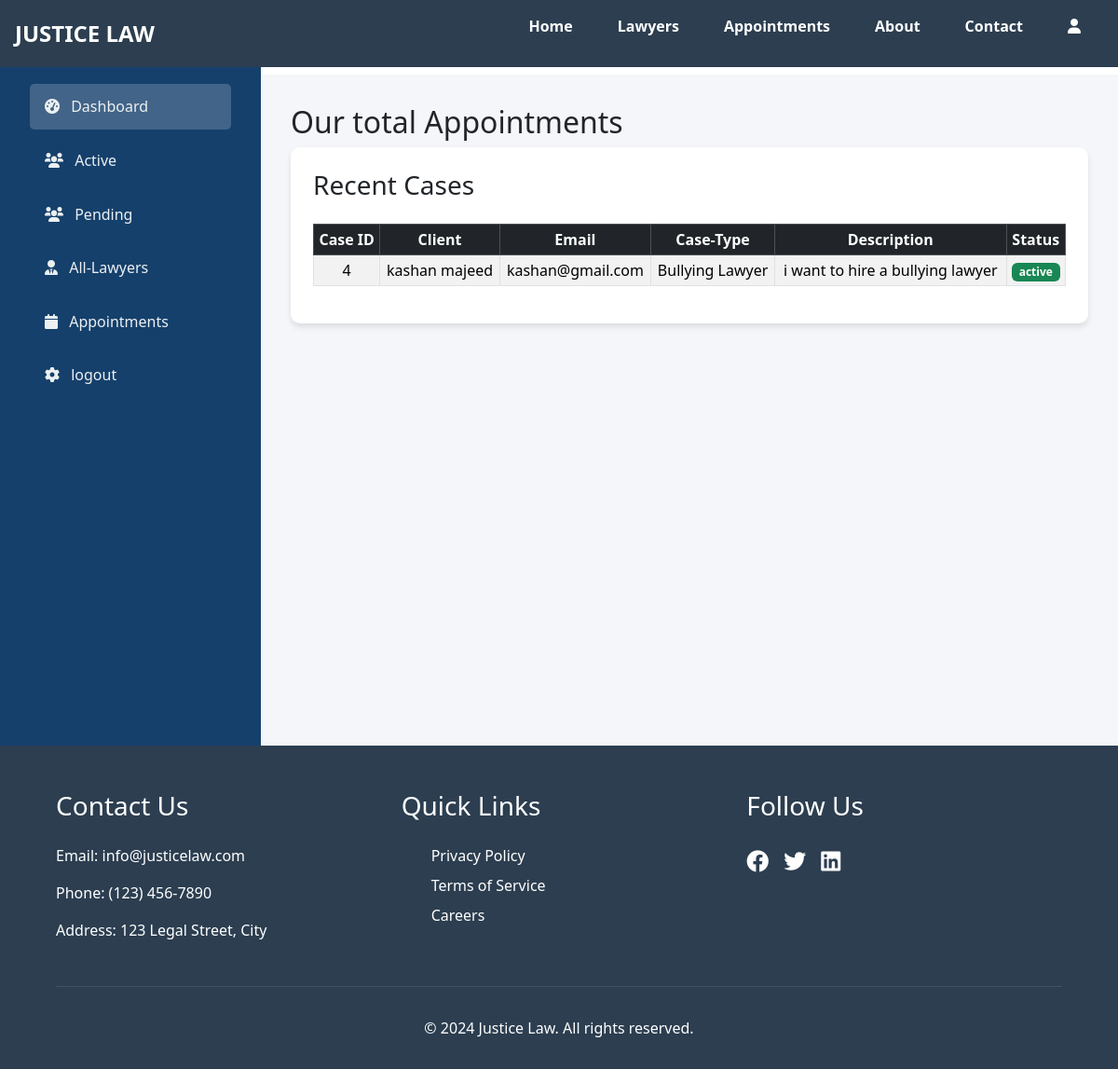
The page /admin-active.php (signed in) on the database its author committed.
### tables this page shows
CREATE TABLE `appointments` (
  `id` int(11) NOT NULL,
  `client_id` int(11) NOT NULL,
  `lawyer_id` int(11) NOT NULL,
  `name` varchar(55) NOT NULL,
  `email` varchar(55) NOT NULL,
  `password` int(11) NOT NULL,
  `lawyer_type` varchar(55) NOT NULL,
  `details` varchar(500) NOT NULL,
  `status` int(11) NOT NULL
);

### admin-active.php (the view, shortened to what this page needs)
<!DOCTYPE html>
<html lang="en">
<head>
    <link href="https://cdn.jsdelivr.net/npm/bootstrap@5.3.2/dist/css/bootstrap.min.css" rel="stylesheet">
    <link href="https://cdnjs.cloudflare.com/ajax/libs/font-awesome/6.0.0/css/all.min.css" rel="stylesheet">
</head>
<body>
    <?php include 'navbar.php' ?>
    <div class="admin-container">
        <div class="admin-sidebar">
            <h3 class="mb-4">VIP Admin</h3>
            <nav>
                <a href="admin-panel.php" class="nav-link active">
                    <i class="fas fa-tachometer-alt me-2"></i>
                    <span>Dashboard</span>
                </a>
                <a href="admin-active.php" class="nav-link">
                    <i class="fas fa-users me-2"></i>
                    <span>Active</span>
                </a>
                <a href="admin-pending.php" class="nav-link">
                    <i class="fas fa-users me-2"></i>
                    <span>Pending</span>
                </a>
                <a href="admin-lawyers.php" class="nav-link">
                    <i class="fas fa-user-tie me-2"></i>
                    <span>All-Lawyers</span>
                </a>
                <a href="appointments.php" class="nav-link">
                    <i class="fas fa-calendar me-2"></i>
                    <span>Appointments</span>
                </a>
                <a href="admin-logout.php" class="nav-link">
                    <i class="fas fa-cog me-2"></i>
                    <span>logout</span>
                </a>
            </nav>
        </div>
        <div class="admin-content">
        <h2>Our total Appointments</h2>
        <div class="vip-table">
               <h3 class="mb-4">Recent Cases</h3>
               <table class="table table-striped table-bordered table-hover table-responsive table-sm">
                   <thead class="table-dark text-center align-middle ">
                       <tr>
                           <th>Case ID</th>
                           <th>Client</th>
                           <th>Email</th>
                           <th>Case-Type</th>
                           <th>Description</th>
                           <th>Status</th>
                       </tr>
                   </thead>
                   <tbody class="text-center">
                       <?php
                       include 'dbconnect.php';
                       $query = "SELECT * FROM appointments WHERE status = 1";
                       $result = mysqli_query($conn, $query);
                       while ($row = mysqli_fetch_assoc($result)) {
                       ?>
                       <tr>
                           <td><?php echo $row['id']; ?></td>
                           <td><?php echo $row['name']; ?></td>
                           <td><?php echo $row['email']; ?></td>
                           <td><?php echo $row['lawyer_type']; ?></td>
                           <td><?php echo $row['details']; ?></td>
                           <td><?php echo "<a href='' class='badge bg-success text-decoration-none' >active</a>";
 ?></td>
                       </tr>
                       <?php
                   }
                   ?>
               </tbody>
               </table>
           </div>
        </div>
    </div>
    <?php include 'footer.php' ?>
</body>
</html>

### admin-active.php (style rules this page uses)
:root { --primary-color: #15406cff; --secondary-color: #1a426bff; --accent-color: #3498db; --text-light: #ecf0f1; }
.admin-container { display: flex; min-height: 100vh; }
.admin-sidebar { width: 280px; background: var(--primary-color); padding: 2rem; color: var(--text-light); }
.admin-content { flex: 1; padding: 2rem; margin-top: 80px; background: #f5f6fa; }
.active { background: #f5f6fa33; }
.vip-table { background: white; border-radius: 10px; border: 2px sloid #1a426bff; box-shadow: 0 4px 6px rgba(0,0,0,0.1); padding: 1.5rem; }
.nav-link { color: var(--text-light); padding: 0.8rem 1rem; margin: 0.5rem 0; border-radius: 5px; transition: all 0.3s ease; }

### rows shown on the page
appointments: id "4", name "kashan majeed", email "kashan@gmail.com", lawyer_type "Bullying Lawyer", details "i want to hire a bullying lawyer"
